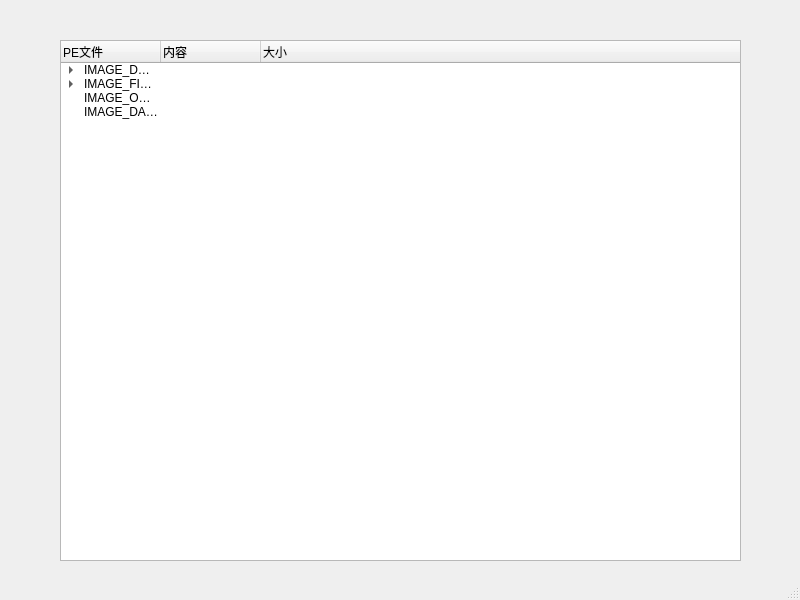
<?xml version="1.0" encoding="UTF-8"?>
<ui version="4.0">
 <class>MainWindow</class>
 <widget class="QMainWindow" name="MainWindow">
  <property name="windowModality">
   <enum>Qt::ApplicationModal</enum>
  </property>
  <property name="enabled">
   <bool>true</bool>
  </property>
  <property name="geometry">
   <rect>
    <x>0</x>
    <y>0</y>
    <width>800</width>
    <height>600</height>
   </rect>
  </property>
  <property name="focusPolicy">
   <enum>Qt::ClickFocus</enum>
  </property>
  <property name="windowTitle">
   <string>MainWindow</string>
  </property>
  <property name="tabShape">
   <enum>QTabWidget::Rounded</enum>
  </property>
  <property name="dockOptions">
   <set>QMainWindow::AllowTabbedDocks|QMainWindow::AnimatedDocks</set>
  </property>
  <widget class="QWidget" name="centralwidget">
   <widget class="QTreeWidget" name="treeWidget">
    <property name="enabled">
     <bool>true</bool>
    </property>
    <property name="geometry">
     <rect>
      <x>60</x>
      <y>40</y>
      <width>681</width>
      <height>521</height>
     </rect>
    </property>
    <property name="cursor" stdset="0">
     <cursorShape>ArrowCursor</cursorShape>
    </property>
    <property name="focusPolicy">
     <enum>Qt::StrongFocus</enum>
    </property>
    <property name="layoutDirection">
     <enum>Qt::LeftToRight</enum>
    </property>
    <property name="autoFillBackground">
     <bool>true</bool>
    </property>
    <property name="sortingEnabled">
     <bool>false</bool>
    </property>
    <property name="animated">
     <bool>false</bool>
    </property>
    <property name="allColumnsShowFocus">
     <bool>false</bool>
    </property>
    <property name="wordWrap">
     <bool>false</bool>
    </property>
    <property name="headerHidden">
     <bool>false</bool>
    </property>
    <attribute name="headerMinimumSectionSize">
     <number>41</number>
    </attribute>
    <attribute name="headerHighlightSections">
     <bool>false</bool>
    </attribute>
    <column>
     <property name="text">
      <string>PE文件</string>
     </property>
    </column>
    <column>
     <property name="text">
      <string>内容</string>
     </property>
    </column>
    <column>
     <property name="text">
      <string>大小</string>
     </property>
    </column>
    <item>
     <property name="text">
      <string>IMAGE_DOS_HEADER</string>
     </property>
     <item>
      <property name="text">
       <string>e_image</string>
      </property>
      <property name="text">
       <string/>
      </property>
      <property name="text">
       <string>2 字节</string>
      </property>
     </item>
    </item>
    <item>
     <property name="text">
      <string>IMAGE_FILE_HEADER</string>
     </property>
     <item>
      <property name="text">
       <string>EP</string>
      </property>
     </item>
    </item>
    <item>
     <property name="text">
      <string>IMAGE_OPTIONAL_HEADER</string>
     </property>
    </item>
    <item>
     <property name="text">
      <string>IMAGE_DATA_DIRECTORY</string>
     </property>
    </item>
   </widget>
  </widget>
  <widget class="QStatusBar" name="statusbar"/>
 </widget>
 <resources/>
 <connections/>
</ui>
